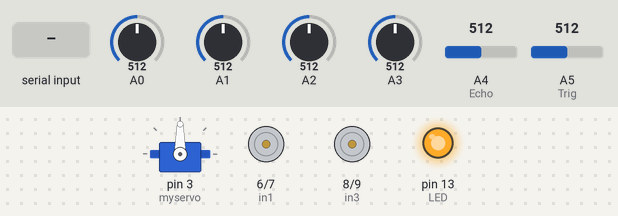
Bench run of a sketch on a simulated Arduino Uno, built with avr-gcc and run on an emulated ATmega328P. Parts: servo, motor-driver pin pairs drawn as motors (green arrow = first pin HIGH = forward, orange = second pin HIGH = backward, longer = more drive, scaled by the enable pin), output pins drawn as LEDs (lit = HIGH). The inputs (shaded band) are chosen by the test bench; at power-on: A2 = 512, A1 = 512, A0 = 512, A3 = 512, A4 (Echo) = 512, A5 (Trig) = 512.

Above: at 5.7 s.
5.8 s: "f90\n" received over Serial
At 6.1 s:
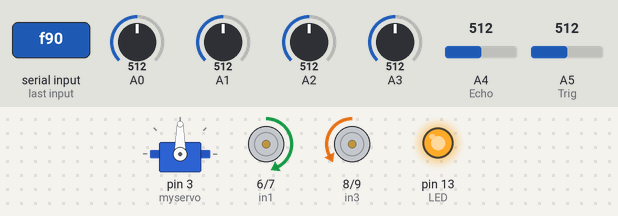
7.3 s: A2 set to 90
At 8.4 s:
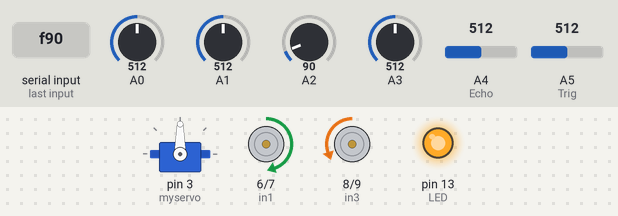
8.8 s: A1 set to 30
At 9.7 s:
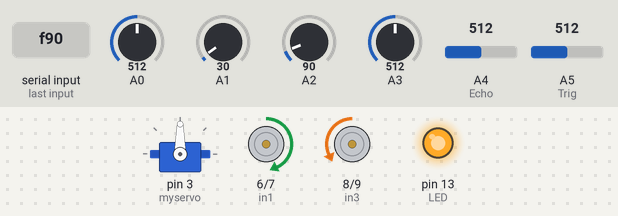
10.3 s: "s" received over Serial
At 11.5 s:
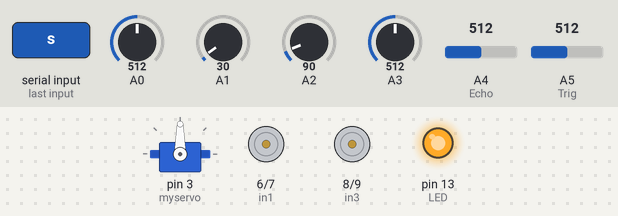
11.8 s: "f" received over Serial
At 12.8 s:
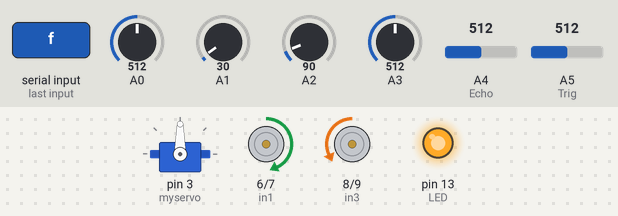
13.3 s: A0 set to 30
At 14.4 s:
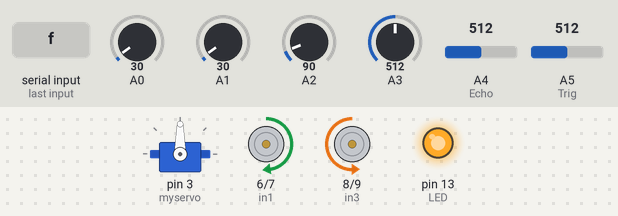
Timing chart, 0 to 15.8 s (numbered marks = the images above; inputs shaded):
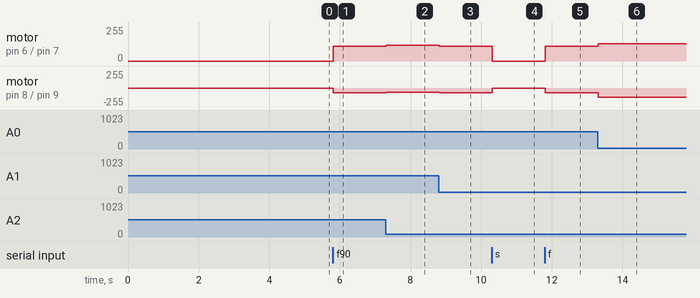

The sketch:

leading_car_qtr.ino
```cpp
#include <QTRSensors.h>
#include <Servo.h> //servo library
QTRSensorsAnalog qtr((unsigned char[]) {
  8, 9, 10, 11, 12, 13, 14, 15
}, 8);
Servo myservo; // create servo object to control servo
int Echo = A4;
int Trig = A5;
int rightDistance = 0, leftDistance = 0, middleDistance = 0 ;


int LED = 13;
volatile int state = LOW;
char getstr;
int in1 = 6;
int in2 = 7;
int in3 = 8;
int in4 = 9;
int ENA = 5;
int ENB = 11;
int ABS = 150;


int Base_speed = 80;
int Motor_speed = 0;
int PID_Speed_increase = 0;

char state_of_car = 'm';
int temp_motor_speed = 80;
void _mStop()
{
  digitalWrite(ENA, LOW);
  digitalWrite(ENB, LOW);
  //Serial.println("Stop!");
}
void stateChange()
{
  state = !state;
  //digitalWrite(LED, state);
}

/*Ultrasonic distance measurement Sub function*/
int Distance_test()
{
  digitalWrite(Trig, LOW);
  delayMicroseconds(2);
  digitalWrite(Trig, HIGH);
  delayMicroseconds(20);
  digitalWrite(Trig, LOW);
  float Fdistance = pulseIn(Echo, HIGH);
  Fdistance = Fdistance / 58;

  return (int)Fdistance;
}


void setup()
{
  // Calibration of IR sensors begins immediately
  int i;
  for (i = 0; i < 100; i++)  // make the calibration take about 5 seconds
  {
    qtr.calibrate();
    delay(20);
  }

  myservo.attach(3);// attach servo on pin 3 to servo object
  pinMode(Echo, INPUT);
  pinMode(Trig, OUTPUT);
  myservo.write(90);//setservo position according to scaled value


  pinMode(LED, OUTPUT);
  Serial.begin(9600);
  pinMode(in1, OUTPUT);
  pinMode(in2, OUTPUT);
  pinMode(in3, OUTPUT);
  pinMode(in4, OUTPUT);
  pinMode(ENA, OUTPUT);
  pinMode(ENB, OUTPUT);
  _mStop();

  //Serial.println("Calibration done!");
  digitalWrite(LED, HIGH);
  Motor_speed = Base_speed;
}

/*working variables*/

unsigned long lastTime = 0;
double Kp = 2.5, Ki = 0.0, Kd = 3.5;
double Input, Output;
double errSum, lastErr;
double Setpoint = 15;
String inString;

// Line-Following working variables
int lastErr_line = 0;
float KP_line = 0.05, KD_line = 0.07;
bool PD_straight = true;
long deb_delay = 2000;
long last_deb = 0;

int lastErr_angle = 0;
int last_angle = 90;
float KP_angle = 0.1, KD_angle = 0;
unsigned long time_test = 0;
void loop()
{
  //unsigned long time_last_test = time_test;
 //time_test = millis();
  //Serial.println("Delay: ");
 // Serial.println(time_test - time_last_test);
  //middleDistance = Distance_test();

  //Serial.println(Motor_speed);


  //  int num1, num2, num3;
  //  num3 = digitalRead(10); // right sensor (1 means on line no led)
  //  num2 = digitalRead(4); // middle sensor
  //  num1 = digitalRead(2); // left sensor


  while (Serial.available() > 0) {
    getstr = Serial.read();
    char lmao = getstr;
    if (isDigit(lmao)) {
      // convert the incoming byte to a char
      // and add it to the string:
      inString += (char)lmao;
    }
  }
  int temp_value = inString.toInt();

  if ( (temp_value >= 60) && (temp_value <= 180)){

    Motor_speed = temp_value;
    temp_motor_speed = Motor_speed;
  }
  if ( (temp_value >= 1000) && (temp_value <= 1070)) {
    temp_value = temp_value - 1000;
    Setpoint = temp_value;
  }
  inString = "";

  // FIXME: Force set vehicle to 'f' state and stable motor speed to 90 (please use this as default speed for start in APP)
  //  getstr = 'f';
  //  Motor_speed = 90;

  if ( getstr == 'f' || (getstr == 'b') || (getstr == 'l') || (getstr == 'r') || (getstr == 's') || (getstr == 'A') )
    state_of_car = getstr;

  //state_of_car = 'f';
  // FIXME: always run this if statement unless vehicle is stopped
  if (state_of_car == 'f')
  {
//    if (Motor_speed >= 105)
//      KP_line = 0.01 , KD_line = 0.012;
//    else if (Motor_speed < 105)
//      KP_line = 0.005, KD_line = 0.007;

    // float KP_line = 0.05, KD_line = 1;
    unsigned int sensors[8];
    int position_line = qtr.readLine(sensors);
    //        Serial.print("position_line: ");
    //        Serial.println(position_line);
    unsigned int sensor_values[8];
    qtr.readCalibrated(sensor_values);

    int j, total = 0;
    for (j = 0; j < 8; j++)  // make the calibration take about 5 seconds
    {
      //      Serial.print("Sen")
      //      Serial.print(j);
      //      Serial.print(": ");
      //      Serial.print(sensors[j]);
      //      Serial.print("  ");
      total += sensors[j];
    }
    //    Serial.println("");
    int avg = total / 8;

//Serial.print(millis() - last_deb);
//Serial.print("  ");
    if ( (millis() - last_deb) > deb_delay )
    {
      if (avg > 900 && PD_straight)
      {
        Motor_speed = 65;
        PD_straight = !PD_straight;
        last_deb = millis();
      }
      else if (avg > 900 && !PD_straight)
      {
        Motor_speed = temp_motor_speed;

        PD_straight = !PD_straight;
        last_deb = millis();
      }
    }

//    Serial.println(KP_line);

    int error_line = position_line - 3116;
    //Serial.println("forward!");
    //    Serial.print("        error_line: ");
    //    Serial.print(error_line);
    int set_speed = KP_line * error_line + KD_line * (error_line - lastErr_line);
    //    Serial.print("        set_speed: ");
    //    Serial.print(set_speed);
    lastErr_line = error_line;
    int m1Speed = Motor_speed + set_speed;
    int m2Speed = Motor_speed - set_speed;
    //    if (m1Speed > 180)
    //      m1Speed = 180;
    //    if (m2Speed > 180)
    //      m2Speed = 180;
    //    if (m1Speed < 0)
    //      m1Speed = 0;
    //    if (m2Speed < 0)
    //      m2Speed = 0;
    m1Speed = constrain(m1Speed, 0, 180);
    m2Speed = constrain(m2Speed, 0, 180);
    //    Serial.print("        m1Speed: ");
    //    Serial.print(m1Speed);
    //    Serial.print("        m2Speed: ");
    //    Serial.print(m2Speed);
    //    Serial.println("");

    analogWrite(ENA, m1Speed);
    analogWrite(ENB, m2Speed);
    digitalWrite(in1, HIGH);
    digitalWrite(in2, LOW);
    digitalWrite(in3, LOW);
    digitalWrite(in4, HIGH);

    //Serial.println(angle);
    //delay(50);
    //    int angle = int(double(position_line) / 7000 * 180);
    //    int error_angle = angle - last_angle;
    //    int set_angle = KP_angle * error_angle + KD_angle * (error_angle - lastErr_angle);
    //    lastErr_angle = error_angle;
    //    angle = last_angle + set_angle;
    //    last_angle = angle;
    //    myservo.write(angle);


  }
  //  else if (state_of_car == 'b')
  //  {
  //    _mBack();
  //    delay(200);
  //  }
  //  else if (state_of_car == 'l')
  //  {
  //    _mleft();
  //    delay(200);
  //  }
  //  else if (state_of_car == 'r')
  //  {
  //    _mright();
  //    delay(200);
  //  }
  else if (state_of_car == 's')
  {
    _mStop();
  }
  else if (state_of_car == 'A')
  {
    stateChange();
  }


}
```

Measured:
- after the input at 5.8 s, motor on pin 6 (in1) / pin 7 (in2): stopped → forward 109/255 at once; motor on pin 8 (in3) / pin 9 (in4): stopped → backward 71/255 at once
- after the input at 7.3 s, motor on pin 6 (in1) / pin 7 (in2): forward 109/255 → forward 117/255 at once; motor on pin 8 (in3) / pin 9 (in4): backward 71/255 → backward 63/255 at once
- after the input at 8.8 s, motor on pin 6 (in1) / pin 7 (in2): forward 117/255 → forward 111/255 at once; motor on pin 8 (in3) / pin 9 (in4): backward 63/255 → backward 69/255 at once
- after the input at 10.3 s, motor on pin 6 (in1) / pin 7 (in2): forward 111/255 → stopped at once; motor on pin 8 (in3) / pin 9 (in4): backward 69/255 → stopped at once
- after the input at 11.8 s, motor on pin 6 (in1) / pin 7 (in2): stopped → forward 111/255 at once; motor on pin 8 (in3) / pin 9 (in4): stopped → backward 69/255 at once
- after the input at 13.3 s, motor on pin 6 (in1) / pin 7 (in2): forward 111/255 → forward 128/255 at once; motor on pin 8 (in3) / pin 9 (in4): backward 69/255 → backward 139/255 at once
